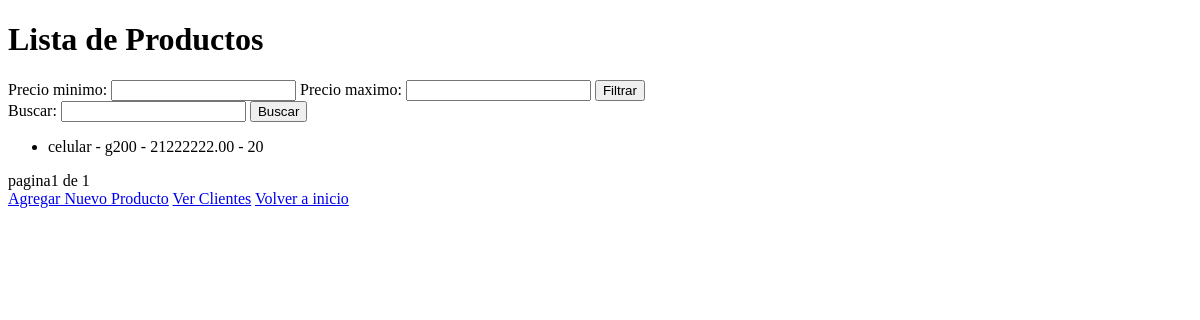
The app's page /productos/, older data.
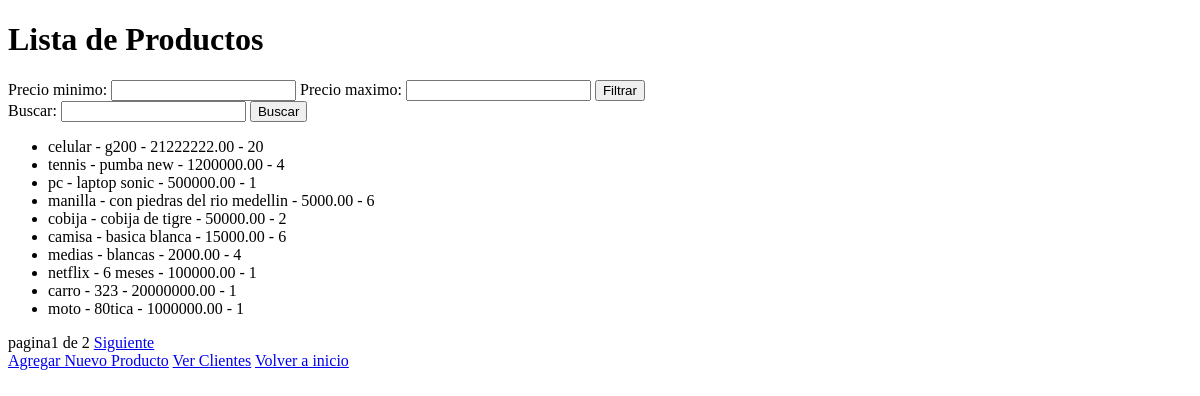
The same page, newer data.
### productos/models.py (models this page shows, shortened)
class Producto(models.Model):
    nombre = models.CharField(max_length=100)
    descripcion = models.TextField()
    precio = models.DecimalField(max_digits=10, decimal_places=2)
    stock = models.IntegerField()

### productos/views.py (the view)
# urls.py: path('productos/', listar_productos, name='listar_productos'),
def listar_productos(request):
    query = request.GET.get('q')
    productos_list = Producto.objects.all()
    paginator = Paginator(productos_list,10)
    precio_min = request.GET.get('precio_min')
    precio_max = request.GET.get('precio_max')
    page_number = request.GET.get('page')
    productos = paginator.get_page('page_number')
    if query:
        productos_list = productos_list.filter(Q(nombre__icontains=query)| Q(descripcion__icontains=query))
    if precio_min and precio_max:
        productos_list = productos_list.filter(precio__gte=precio_min, precio__lte=precio_max)
    return render(request, 'listar_productos.html', {'productos': productos})

### productos/templates/listar_productos.html (shortened to what this page needs)
<!DOCTYPE html>
<html lang="en">
<head>
</head>
<body>
    <h1>Lista de Productos</h1>
    <form method="GET">
        Precio minimo: <input type="number" name="precio_min">
        Precio maximo: <input type="number" name="precio_max">
        <button type="submit">Filtrar</button>
    </form>
    <form method="GET">
        Buscar: <input type="text" name="q">
        <button type="submit">Buscar</button>
    </form>
    <ul>
        {% for producto in productos %}
            <li>{{ producto.nombre }} - {{ producto.descripcion }} - {{ producto.precio }} - {{ producto.stock }}</li>
        {% endfor %}
    </ul>
    <div>
        <span>pagina{{ productos.number }} de {{productos.paginator.num_pages}}</span>
        {% if productos.has_next %}
        <a href="?page={{ productos.next_page_number }}">Siguiente</a>
    {% endif %}
    </div>
  <a href="{% url 'agregar_producto' %}">Agregar Nuevo Producto</a>
  <a href="{% url 'listar_clientes' %}">Ver Clientes</a>
  <a href="{% url 'inicio' %}">Volver a inicio</a>
</body>
</html>

Row changes from the older to the newer data that the page shows:
added Producto: nombre "tennis", descripcion "pumba new", precio "1200000.00", stock "4"
added Producto: nombre "pc", descripcion "laptop sonic", precio "500000.00", stock "1"
added Producto: nombre "manilla", descripcion "con piedras del rio medellin", precio "5000.00", stock "6"
added Producto: nombre "cobija", descripcion "cobija de tigre", precio "50000.00", stock "2"
added Producto: nombre "camisa", descripcion "basica blanca", precio "15000.00", stock "6"
added Producto: nombre "medias", descripcion "blancas", precio "2000.00", stock "4"
added Producto: nombre "netflix", descripcion "6 meses", precio "100000.00", stock "1"
added Producto: nombre "carro", descripcion "323", precio "20000000.00", stock "1"
added Producto: nombre "moto", descripcion "80tica", precio "1000000.00", stock "1"
Text that changed along with them:
{{ productos.paginator.num_pages }}: "1" → "2"
text now shown: "Siguiente"
